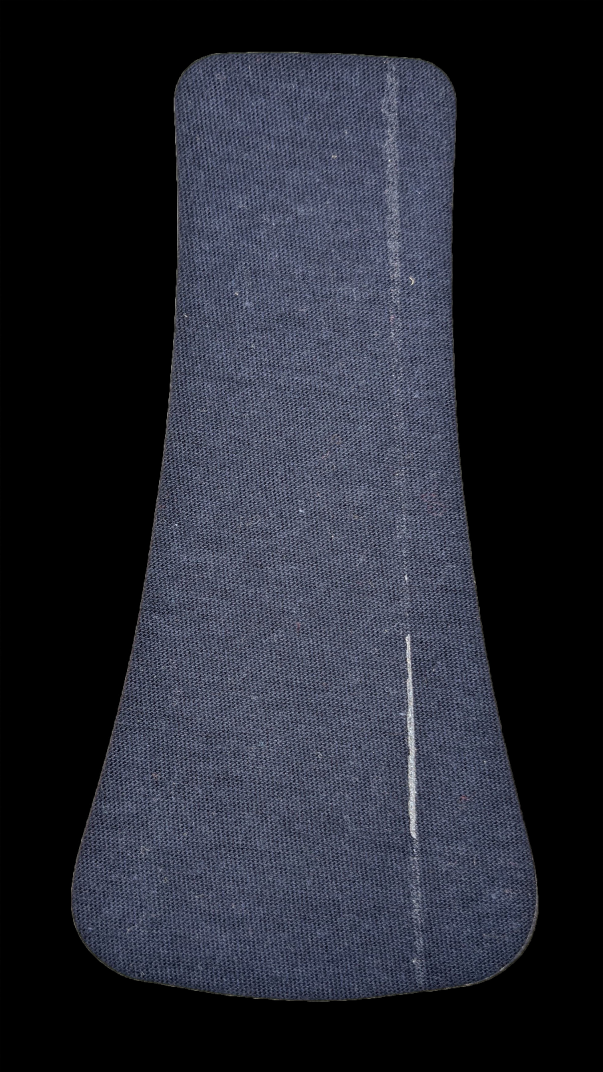
#> input picture other/m.jpg, 1809 x 3216 px (shown at 1/3 size)
$ python testFab.py
#> lines starting #> are read from the running program, lines starting #| are printed output that depends on the picture
import cv2 as cv
from skimage.util import img_as_ubyte
from skimage.filters.rank import entropy
from skimage.morphology import disk


# Replace 'your_image_path.jpg' with the path to your image
image_path = 'm.jpg'
# Load your image using OpenCV in grayscale
captured_frame = cv.imread(image_path)
#> captured_frame is the input picture: shape (3216, 1809, 3); mean B, G, R 48.8, 38.9, 36.5

# Compute local entropy to analyze texture
grayscale_image = cv.cvtColor(captured_frame, cv.COLOR_BGR2GRAY)
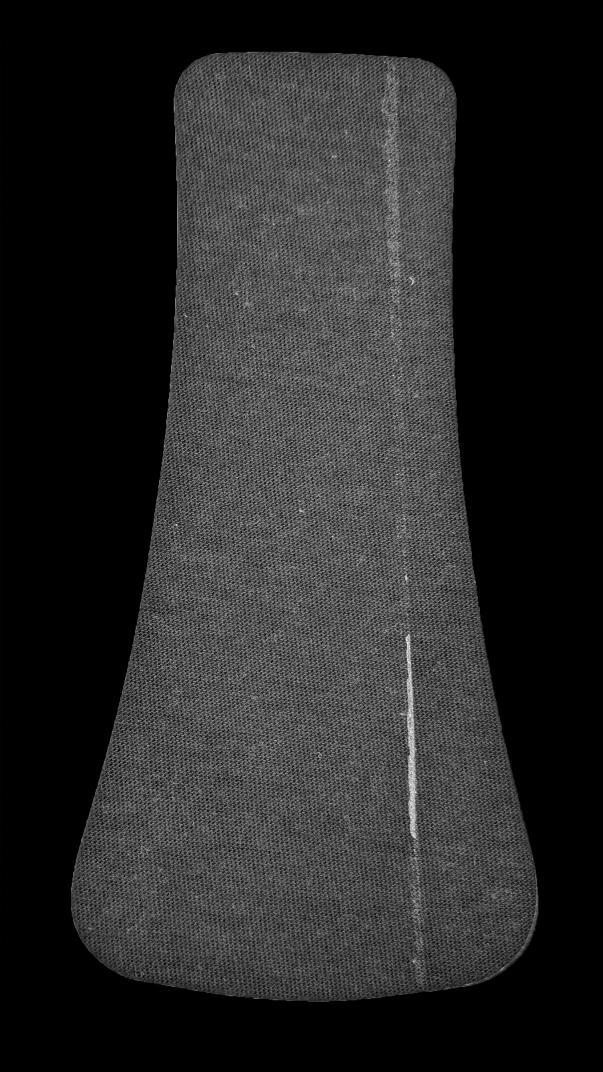
#> grayscale_image: shape (3216, 1809) (shown at 1/3 size); min 0, max 255, mean 39.4
disk_radius = 20  # Adjust disk radius as needed
entr_img = entropy(grayscale_image, disk(disk_radius))
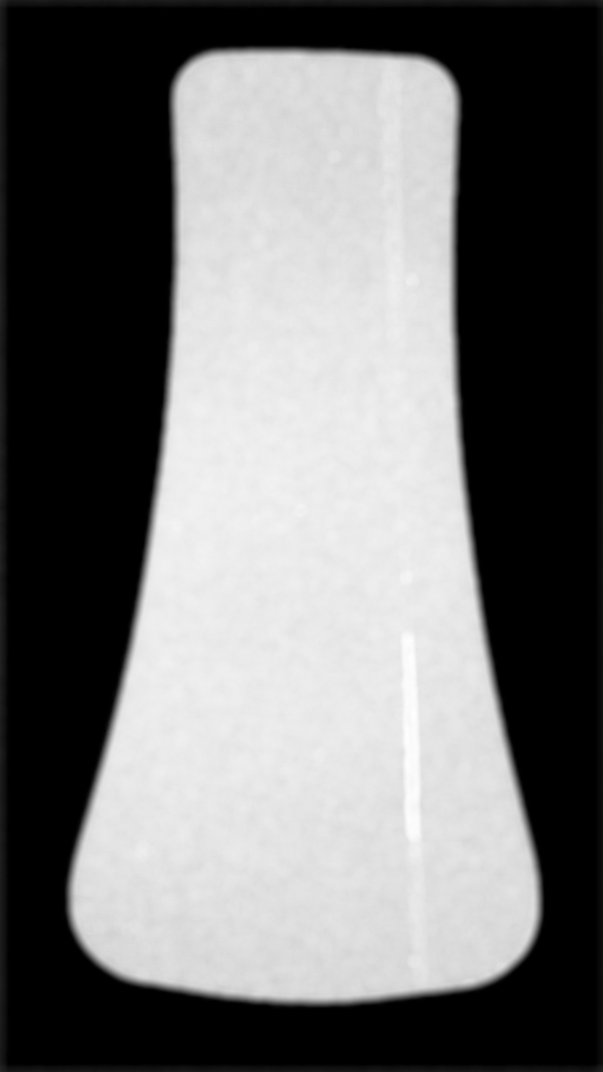
#> entr_img: shape (3216, 1809) float64 (shown at 1/3 size); min 0, max 7.69, mean 3.45; drawn with min black and max white

# Normalize entropy image to the range [0, 1]
entr_img = (entr_img - entr_img.min()) / (entr_img.max() - entr_img.min())
entr_img_8bit = img_as_ubyte(entr_img)

processed_frame = cv.resize(entr_img, (360, 640))
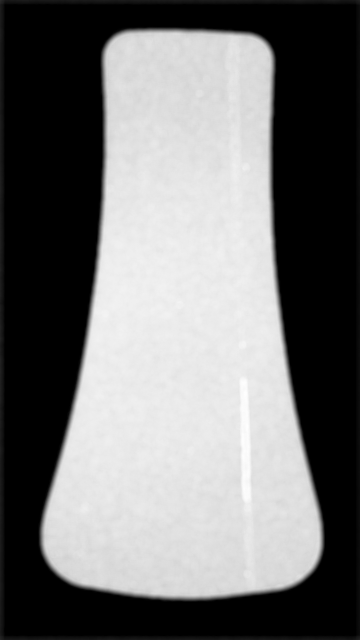
#> processed_frame: shape (640, 360) float64; min 0, max 0.999, mean 0.449
#cv.imshow("processed_frame", processed_frame)
entr_img_8bit = cv.resize(entr_img_8bit, (360, 640))
#> entr_img_8bit: shape (640, 360)
#cv.imshow("entr_img_8bit", entr_img_8bit)
#cv.imshow("processed_frame", processed_frame)
##cv.imshow("entr_img_8bit", entr_img_8bit)

    # Wait indefinitely for a key press
cv.waitKey(0)

$ run again, with other/a_texture.jpg copied over other/m.jpg
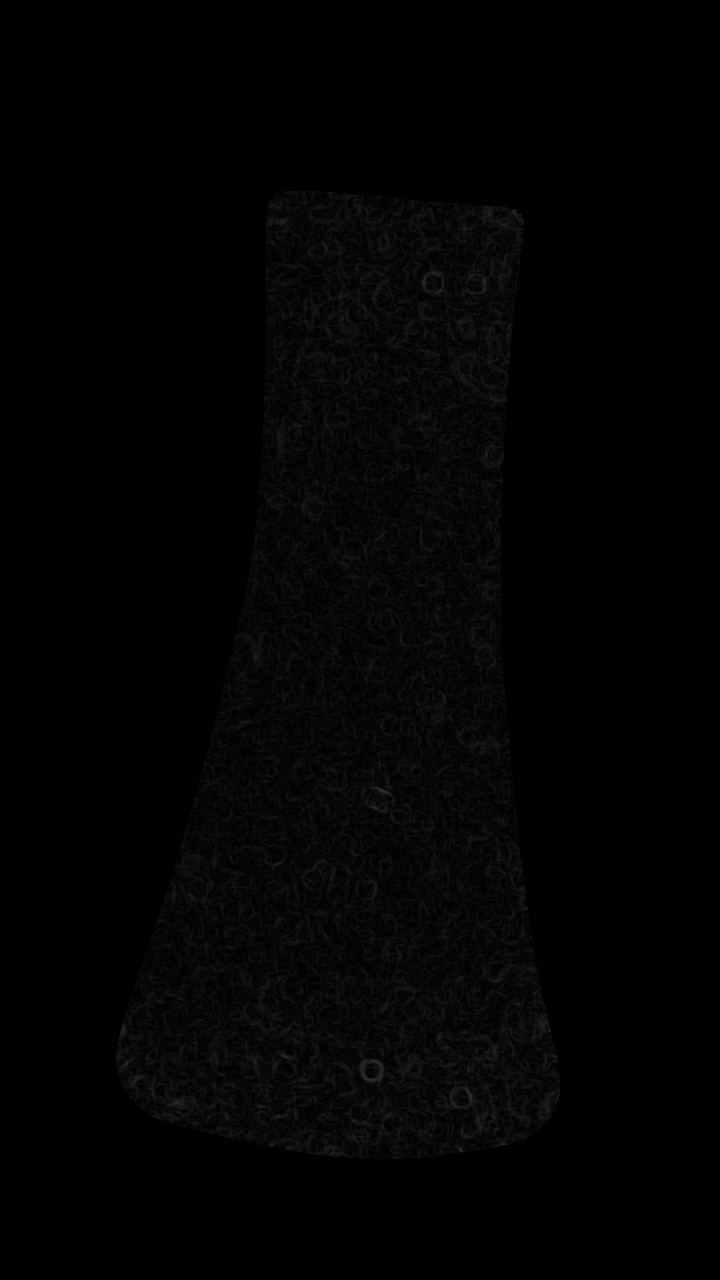
#> input picture other/a_texture.jpg, 720 x 1280 px
#> captured_frame is the input picture: shape (1280, 720, 3); min 0, max 51, mean 2.7
#> `entr_img = entropy(grayscale_image, disk(disk_radius))`:
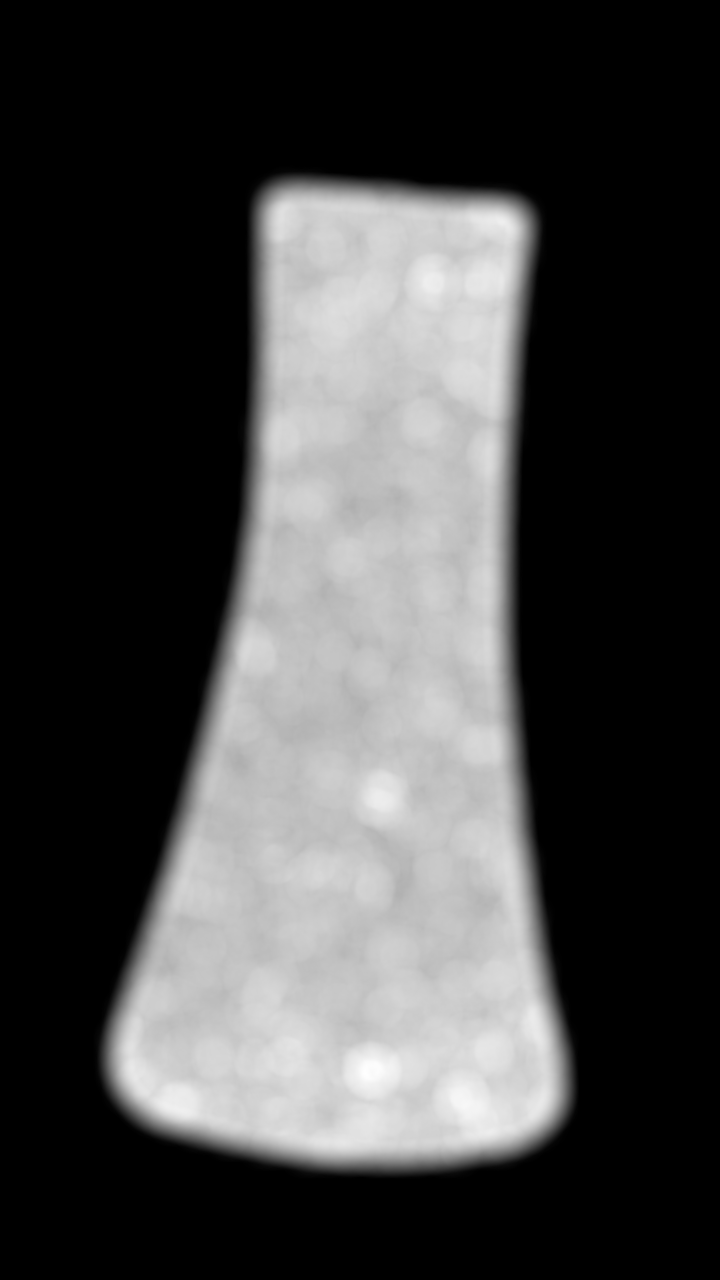
#> entr_img: shape (1280, 720) float64; min 0, max 5.15, mean 1.38; drawn with min black and max white
